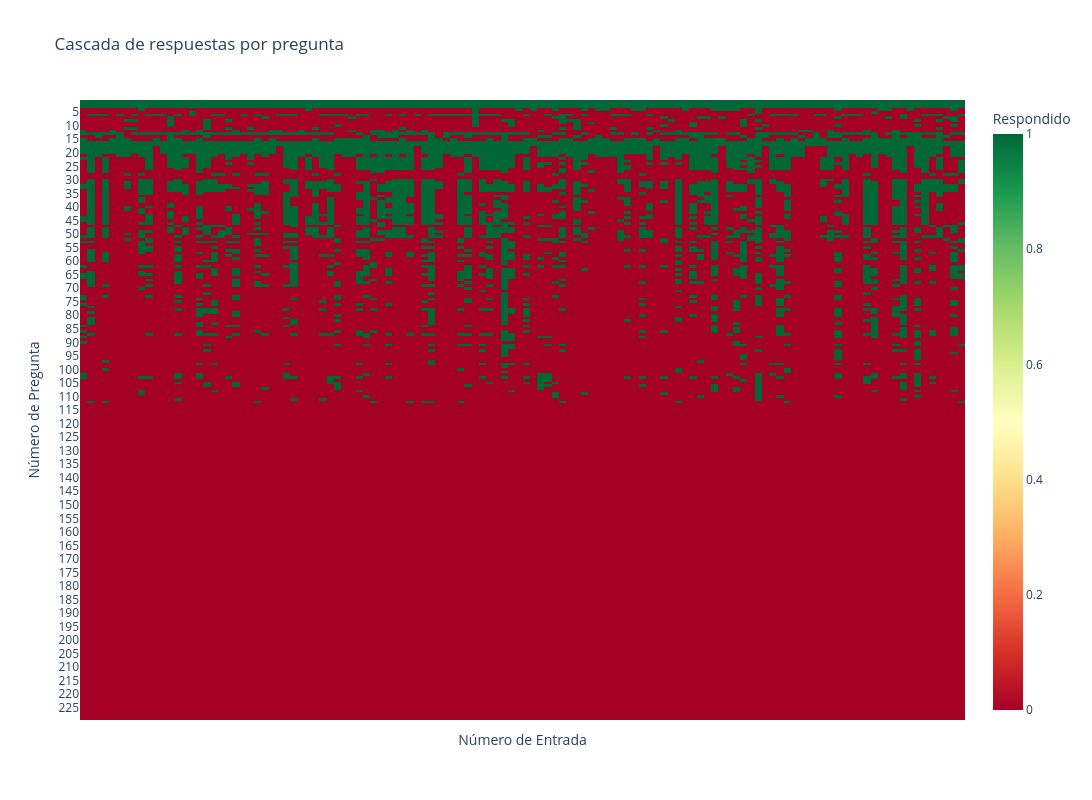

Notebook code cell kept with this figure:
### Code cell
import plotly.graph_objects as go
import numpy as np

# Crear matriz transpuesta
matriz_transpuesta = matriz.T.reset_index(drop=True)

# Crear heatmap con Plotly
fig_heatmap = go.Figure(data=go.Heatmap(
    z=matriz_transpuesta.values,
    x=list(range(len(matriz))),  # Solo números: entradas
    y=list(range(1, len(matriz_transpuesta) + 1)),  # Números de pregunta (1-indexed)
    customdata=np.dstack((
        np.tile(matriz.columns, (len(matriz), 1)).T,  # Nombres de preguntas
        np.tile(range(len(matriz)), (len(matriz_transpuesta), 1))  # Números de entrada
    )),
    hovertemplate='<b>Pregunta:</b> %{customdata[0]}<br><b>Entrada:</b> %{customdata[1]}<br><b>Respondido:</b> %{z}<extra></extra>',
    colorscale='RdYlGn',
    colorbar=dict(title='Respondido')
))

fig_heatmap.update_layout(
    title='Cascada de respuestas por pregunta',
    xaxis_title='Número de Entrada',
    yaxis_title='Número de Pregunta',
    height=800,
    width=1400,
    xaxis=dict(showticklabels=False),  # Sin labels en X
    yaxis=dict(showticklabels=True, autorange='reversed',dtick=5),  # Mostrar labels en Y
)

fig_heatmap.show()

### Figure 1 — Plotly figure (JSON) as saved in the notebook; plotly's stock layout.template omitted (floating-point values rounded to 4 significant figures; data arrays with more than 128 entries replaced by an {"elided": "..."} marker saying what was removed)
{"data": [{"colorbar": {"title": {"text": "Respondido"}}, "colorscale": [[0, "rgb(165,0,38)"], [0.1, "rgb(215,48,39)"], [0.2, "rgb(244,109,67)"], [0.3, "rgb(253,174,97)"], [0.4, "rgb(254,224,139)"], [0.5, "rgb(255,255,191)"], [0.6, "rgb(217,239,139)"], [0.7, "rgb(166,217,106)"], [0.8, "rgb(102,189,99)"], [0.9, "rgb(26,152,80)"], [1, "rgb(0,104,55)"]], "customdata": {"elided": "229x122x2 mixed values"}, "hovertemplate": "<b>Pregunta:</b> %{customdata[0]}<br><b>Entrada:</b> %{customdata[1]}<br><b>Respondido:</b> %{z}<extra></extra>", "type": "heatmap", "x": [0, 1, 2, 3, 4, 5, 6, 7, 8, 9, 10, 11, 12, 13, 14, 15, 16, 17, 18, 19, 20, 21, 22, 23, 24, 25, 26, 27, 28, 29, 30, 31, 32, 33, 34, 35, 36, 37, 38, 39, 40, 41, 42, 43, 44, 45, 46, 47, 48, 49, 50, 51, 52, 53, 54, 55, 56, 57, 58, 59, 60, 61, 62, 63, 64, 65, 66, 67, 68, 69, 70, 71, 72, 73, 74, 75, 76, 77, 78, 79, 80, 81, 82, 83, 84, 85, 86, 87, 88, 89, 90, 91, 92, 93, 94, 95, 96, 97, 98, 99, 100, 101, 102, 103, 104, 105, 106, 107, 108, 109, 110, 111, 112, 113, 114, 115, 116, 117, 118, 119, 120, 121], "y": {"elided": "229 int values"}, "z": {"elided": "229x122 int values"}}], "layout": {"height": 800, "title": {"text": "Cascada de respuestas por pregunta"}, "width": 1400, "xaxis": {"showticklabels": false, "title": {"text": "Número de Entrada"}}, "yaxis": {"autorange": "reversed", "dtick": 5, "showticklabels": true, "title": {"text": "Número de Pregunta"}}}}
